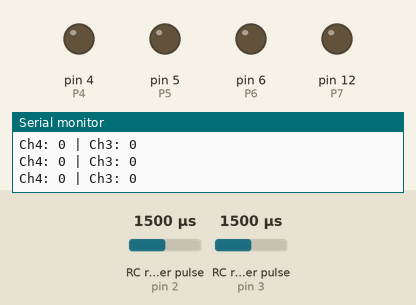
Simulated run of this sketch. Board: Arduino Uno, built with avr-gcc and run on an emulated ATmega328P. Parts: output pins drawn as LEDs (lit = HIGH), the last lines printed to the serial monitor. Wiring (inferred from the names in the program): 2 × RC receiver channel: data pin 2 / data pin 3. The inputs (shaded band) are chosen by the test bench; at power-on: RC receiver pulse (sensors on pin 2, pin 3) 1500 µs.

Above: at 1.2 s.
1.3 s: RC receiver pulse (sensor on pin 2) set to 1381 µs
2.8 s: RC receiver pulse (sensor on pin 2) set to 1367 µs
At 3.2 s:
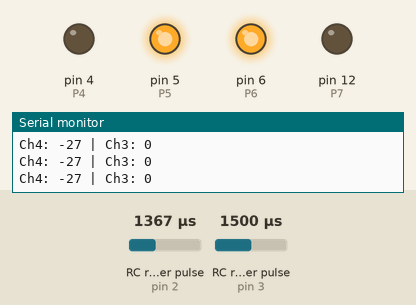
4.3 s: RC receiver pulse (sensor on pin 3) set to 1382 µs
5.8 s: RC receiver pulse (sensor on pin 3) set to 1364 µs
At 6.6 s:
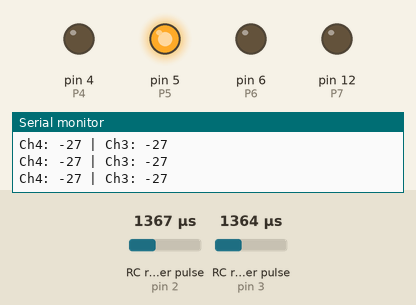
7.3 s: RC receiver pulse (sensor on pin 2) set to 1500 µs
At 7.8 s:
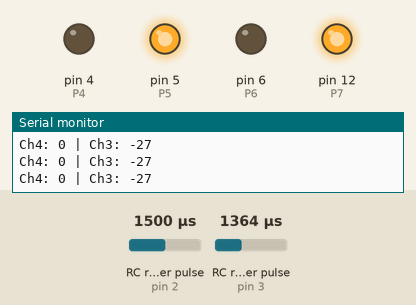
8.8 s: RC receiver pulse (sensor on pin 3) set to 1750 µs
At 10.1 s:
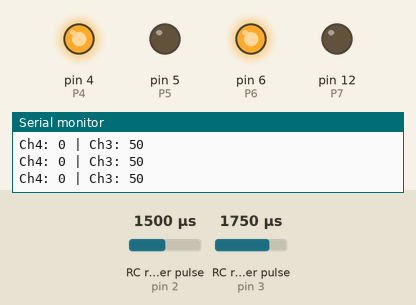
Timing chart, 0 to 11.3 s (numbered marks = the images above; inputs shaded):
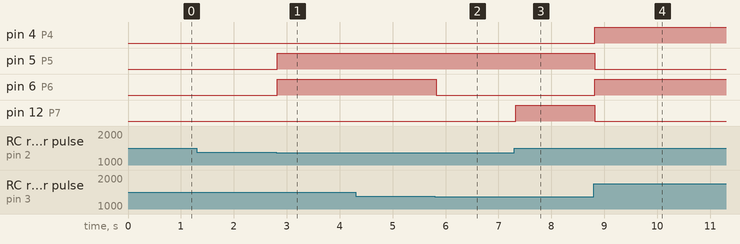

Measured:
- the behaviour switches between 1374 and 1373 µs on RC receiver pulse (sensor on pin 2) (found by bisection; images 0 and 1)
- the behaviour switches between 1374 and 1373 µs on RC receiver pulse (sensor on pin 3) (found by bisection; images 1 and 2)
- after the input at 2.8 s, pin 5 (P5), pin 6 (P6): LOW → HIGH at once
- after the input at 5.8 s, pin 6 (P6): HIGH → LOW at once
- after the input at 7.3 s, pin 12 (P7): LOW → HIGH at once
- after the input at 8.8 s, pin 4 (P4), pin 6 (P6): LOW → HIGH at once; pin 5 (P5), pin 12 (P7): HIGH → LOW at once

The sketch:

Final_Arduino_Script.ino
```cpp
/* Differential steering with 2 DC motors
 *  controlled using Arduino and FlySky CT6B
 */

// =========================================

// Input Pins, Channel 1 and 3
#define CH4 2
#define CH3 3


// --------------------

// Output Pins
#define P4 4
#define P5 5
#define P6 6
#define P7 12


// --------------------

// Integers to represent values from sticks and pots
int ch4Value;
int ch3Value;


// =========================================

// Function to read the number of a specified channel and convert to the range provided.
int readChannel(int channelInput, int minLimit, int maxLimit, int defaultValue)
{
  int ch = pulseIn(channelInput, HIGH, 30000);
  if (ch < 100)
  {
    return defaultValue;
  }

  return map(ch, 1000, 2000, minLimit, maxLimit);
}

// =========================================

void setup()
{
  // Serial Monitor
  Serial.begin(115200);

  // Input Pins
  pinMode(CH4, INPUT);
  pinMode(CH3, INPUT);


  // Output Pins
  pinMode(P4, OUTPUT);
  pinMode(P5, OUTPUT);
  pinMode(P6, OUTPUT);
  pinMode(P7, OUTPUT);

}

// =========================================

void loop()
{
  // Getting the values for each channel.
  ch4Value = readChannel(CH4, -100, 100, 0);
  ch3Value = readChannel(CH3, -100, 100, 0);

  // Printing to Serial Monitor.
  Serial.print("Ch4: ");
  Serial.print(ch4Value);
  Serial.print(" | Ch3: ");
  Serial.println(ch3Value);


if(ch3Value == 0  && ch4Value == 0)
  {
    // Motor 1
    digitalWrite(P4, LOW);
    digitalWrite(P5, LOW);

    // Motor 2
    digitalWrite(P6, LOW);
    digitalWrite(P7, LOW);
  }

  // ---------------------------

  else if(ch3Value > 25)
  {
    if(ch4Value > 25)
    {
      digitalWrite(P4, LOW);
      digitalWrite(P5, LOW);

      digitalWrite(P6, HIGH);
      digitalWrite(P7, LOW);
    }

    else if(ch4Value < -25)
    {
      digitalWrite(P4, HIGH);
      digitalWrite(P5, LOW);

      digitalWrite(P6, LOW);
      digitalWrite(P7, LOW);
    }

    else
    {
      digitalWrite(P4, HIGH);
      digitalWrite(P5, LOW);

      digitalWrite(P6, HIGH);
      digitalWrite(P7, LOW);
    }
  }

  // ---------------------------------

  else if(ch3Value < -25)
  {
    if(ch4Value > 25)
    {
      digitalWrite(P4, LOW);
      digitalWrite(P5, LOW);

      digitalWrite(P6, LOW);
      digitalWrite(P7, HIGH);
    }

    else if(ch4Value < -25)
    {
      digitalWrite(P4, LOW);
      digitalWrite(P5, HIGH);

      digitalWrite(P6, LOW);
      digitalWrite(P7, LOW);
    }

    else
    {
      digitalWrite(P4, LOW);
      digitalWrite(P5, HIGH);

      digitalWrite(P6, LOW);
      digitalWrite(P7, HIGH);
    }
  }

  else
  {
    if(ch4Value > 25)
    {
      digitalWrite(P4, HIGH);
      digitalWrite(P5, LOW);

      digitalWrite(P6, LOW);
      digitalWrite(P7, HIGH);
    }

    else if(ch4Value < -25)
    {
      digitalWrite(P4, LOW);
      digitalWrite(P5, HIGH);

      digitalWrite(P6, HIGH);
      digitalWrite(P7, LOW);
    }

    else
    {
      digitalWrite(P4, LOW);
      digitalWrite(P5, LOW);

      digitalWrite(P6, LOW);
      digitalWrite(P7, LOW);
    }
  }
}

// ============ END OF PROGRAM ==============
```
